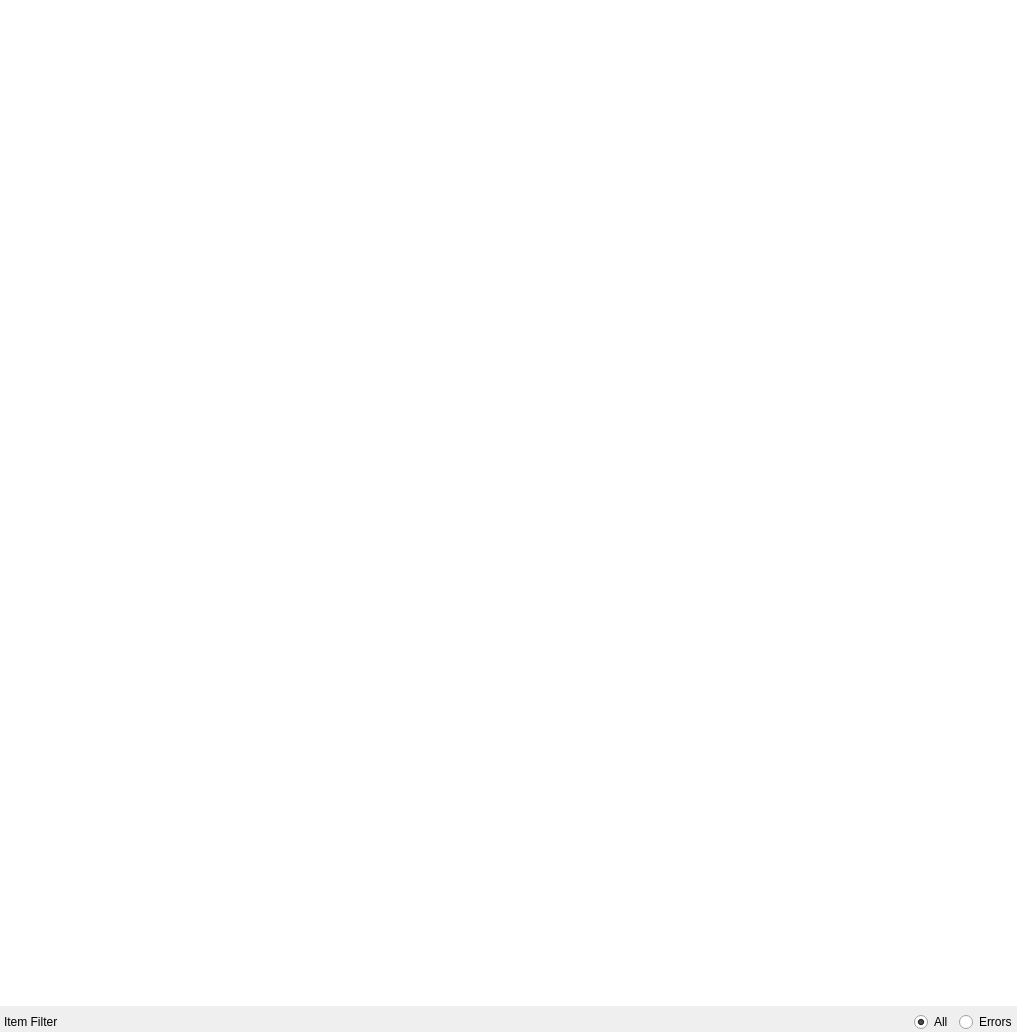
<?xml version="1.0" encoding="UTF-8"?>
<ui version="4.0">
 <class>CHotfolderGuiComp</class>
 <widget class="QWidget" name="CHotfolderGuiComp">
  <property name="geometry">
   <rect>
    <x>0</x>
    <y>0</y>
    <width>1017</width>
    <height>1032</height>
   </rect>
  </property>
  <property name="sizePolicy">
   <sizepolicy hsizetype="Preferred" vsizetype="Preferred">
    <horstretch>0</horstretch>
    <verstretch>0</verstretch>
   </sizepolicy>
  </property>
  <property name="windowTitle">
   <string>Hotfolder View</string>
  </property>
  <layout class="QVBoxLayout" name="verticalLayout">
   <property name="margin">
    <number>0</number>
   </property>
   <item>
    <widget class="QTreeWidget" name="FileList">
     <property name="sizePolicy">
      <sizepolicy hsizetype="Preferred" vsizetype="Expanding">
       <horstretch>1</horstretch>
       <verstretch>0</verstretch>
      </sizepolicy>
     </property>
     <property name="styleSheet">
      <string notr="true">QTreeView
{
	selection-color: palette(base); 
	selection-background-color: palette(base); 
}

QTreeView::item
{
	min-height: 22px;
	border-radius: 4px;
	border: 1px solid palette(mid);
	margin-left: 4px;
	margin-right: 4px;
 }

QTreeView::item:!has-children
{
	border: 0px;
	border-bottom: 1px solid  palette(mid);
 }

QTreeView::item:has-children
{
	margin-top: 4px;
    background: qlineargradient(x1: 0, y1: 0, x2: 0, y2: 1, stop: 0 rgba(250,250,250,192), stop: 1 rgba(231,231,231,192));
 }

 QTreeView::item:!has-children:!has-siblings
{
	border-bottom: 0px;
 }


QTreeView::item:selected:!has-children
{
	background: palette(highlight);
 }

QTreeView::item:selected:has-children
{
	color: black;
 }

QTreeView::branch
{
	background: palette(base);
}</string>
     </property>
     <property name="frameShape">
      <enum>QFrame::NoFrame</enum>
     </property>
     <property name="selectionMode">
      <enum>QAbstractItemView::ExtendedSelection</enum>
     </property>
     <property name="indentation">
      <number>0</number>
     </property>
     <property name="rootIsDecorated">
      <bool>false</bool>
     </property>
     <property name="columnCount">
      <number>1</number>
     </property>
     <attribute name="headerVisible">
      <bool>false</bool>
     </attribute>
     <attribute name="headerHighlightSections">
      <bool>false</bool>
     </attribute>
     <column>
      <property name="text">
       <string>File</string>
      </property>
     </column>
    </widget>
   </item>
   <item>
    <widget class="QFrame" name="FilterFrame">
     <property name="frameShape">
      <enum>QFrame::NoFrame</enum>
     </property>
     <property name="frameShadow">
      <enum>QFrame::Raised</enum>
     </property>
     <layout class="QHBoxLayout" name="horizontalLayout">
      <property name="leftMargin">
       <number>4</number>
      </property>
      <property name="topMargin">
       <number>0</number>
      </property>
      <property name="rightMargin">
       <number>0</number>
      </property>
      <property name="bottomMargin">
       <number>0</number>
      </property>
      <item>
       <widget class="QLabel" name="label">
        <property name="frameShape">
         <enum>QFrame::NoFrame</enum>
        </property>
        <property name="text">
         <string>Item Filter</string>
        </property>
       </widget>
      </item>
      <item>
       <widget class="QFrame" name="TextFilterFrame">
        <property name="sizePolicy">
         <sizepolicy hsizetype="Expanding" vsizetype="Preferred">
          <horstretch>0</horstretch>
          <verstretch>0</verstretch>
         </sizepolicy>
        </property>
        <property name="frameShape">
         <enum>QFrame::NoFrame</enum>
        </property>
        <property name="frameShadow">
         <enum>QFrame::Raised</enum>
        </property>
        <layout class="QHBoxLayout" name="horizontalLayout_2">
         <property name="margin">
          <number>0</number>
         </property>
        </layout>
       </widget>
      </item>
      <item>
       <widget class="QRadioButton" name="AllRadio">
        <property name="text">
         <string>All</string>
        </property>
        <property name="checked">
         <bool>true</bool>
        </property>
       </widget>
      </item>
      <item>
       <widget class="QRadioButton" name="ErrorsRadio">
        <property name="text">
         <string>Errors</string>
        </property>
       </widget>
      </item>
     </layout>
    </widget>
   </item>
  </layout>
 </widget>
 <resources>
  <include location="../../../Acf/Include/iqtgui/iqtgui.qrc"/>
 </resources>
 <connections/>
</ui>
